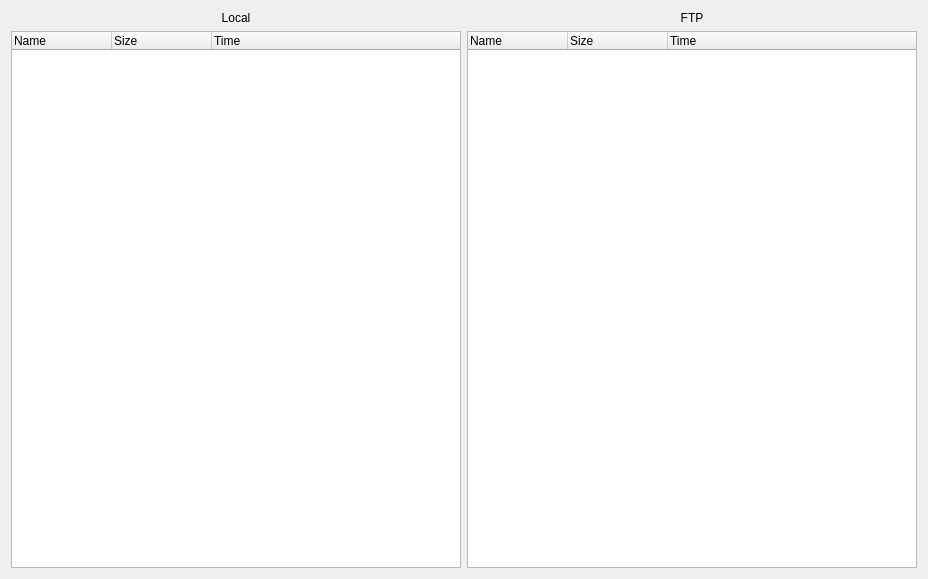
<?xml version="1.0" encoding="UTF-8"?>
<ui version="4.0">
 <class>Panel</class>
 <widget class="QWidget" name="Panel">
  <property name="geometry">
   <rect>
    <x>0</x>
    <y>0</y>
    <width>928</width>
    <height>579</height>
   </rect>
  </property>
  <property name="windowTitle">
   <string>Form</string>
  </property>
  <layout class="QGridLayout" name="gridLayout">
   <item row="1" column="3">
    <widget class="QTreeWidget" name="treeWidgetFTP">
     <property name="rootIsDecorated">
      <bool>false</bool>
     </property>
     <column>
      <property name="text">
       <string>Name</string>
      </property>
     </column>
     <column>
      <property name="text">
       <string>Size</string>
      </property>
     </column>
     <column>
      <property name="text">
       <string>Time</string>
      </property>
     </column>
    </widget>
   </item>
   <item row="1" column="2">
    <widget class="QTreeWidget" name="treeWidgetLocal">
     <property name="rootIsDecorated">
      <bool>false</bool>
     </property>
     <column>
      <property name="text">
       <string>Name</string>
      </property>
     </column>
     <column>
      <property name="text">
       <string>Size</string>
      </property>
     </column>
     <column>
      <property name="text">
       <string>Time</string>
      </property>
     </column>
    </widget>
   </item>
   <item row="0" column="2">
    <widget class="QLabel" name="label">
     <property name="text">
      <string>Local</string>
     </property>
     <property name="alignment">
      <set>Qt::AlignCenter</set>
     </property>
    </widget>
   </item>
   <item row="0" column="3">
    <widget class="QLabel" name="label_2">
     <property name="text">
      <string>FTP</string>
     </property>
     <property name="alignment">
      <set>Qt::AlignCenter</set>
     </property>
    </widget>
   </item>
  </layout>
 </widget>
 <resources/>
 <connections/>
</ui>
